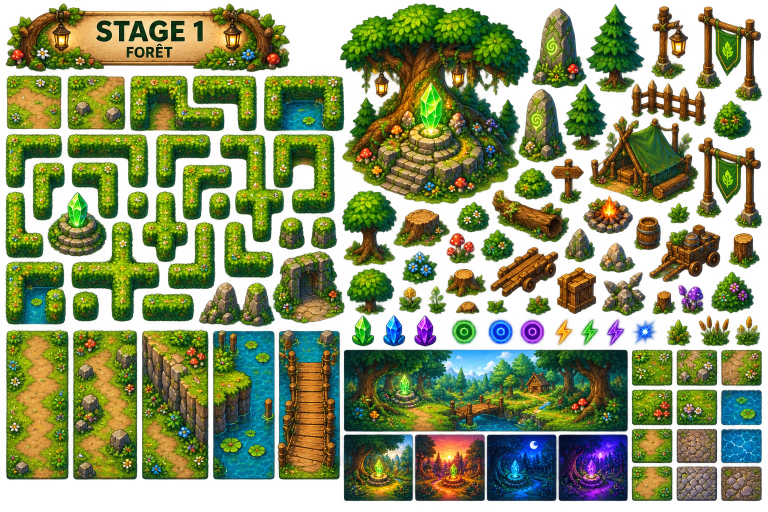
#> input picture labyrinthe-magique/assets/stages/stage_1.png, 1536 x 1024 px, given in place of maison_stage.png, which was not available (shown at 1/2 size)
$ python build_stage_props.py
#> lines starting #> are read from the running program, lines starting #| are printed output that depends on the picture
#!/usr/bin/env python3
"""Le décor et la maison de chaque stage, détourés de sa planche d'ambiance.

    tools/.venv/bin/python tools/build_stage_props.py     # DEPUIS LA RACINE

Chaque planche porte un vrai jeu de props — temples, obélisques, palmiers,
torches, tentes, charrettes — et le jeu n'en utilisait aucun : il semait partout
les mêmes champignons verts, y compris dans les dunes et sur la banquise.

POURQUOI DES BOÎTES À LA MAIN. Trois détections automatiques ont été essayées et
jetées :

  - alpha : il n'y en a pas, ces planches ont un fond opaque ;
  - contraste local + composantes connexes : marche sur la planche 1, dont les
    props sont espacés ; ailleurs ils se touchent BORD À BORD et tout fusionne
    en un seul bloc couvrant 85 % du panneau ;
  - creux de gradient (la découpe classique d'une planche serrée) : il n'y a
    aucune ligne creuse, ni en lignes ni en colonnes.

Le relevé reste donc manuel, mais GROSSIER : la boîte n'a pas besoin d'être
juste. À l'intérieur, l'outil calcule le masque de contraste et ne garde que la
PLUS GROSSE forme — ce qui élimine les bouts de voisins qui dépassent dans le
cadre. C'est ce qui rend le relevé rapide : viser large, laisser trancher.

Quatre rôles par stage, et pas plus. Il ne s'agit pas de reproduire le
catalogue, mais de rendre chaque stage reconnaissable :

    maison    l'îlot du stage — sa propre planche, voir MAISON_SHEET
    lisiere   ce qui borde le labyrinthe
    lueur     ce qui éclaire
    semis     ce qui traîne dans les couloirs
"""

from pathlib import Path
import json
import numpy as np
from PIL import Image
from scipy import ndimage

SOURCE = Path("assets/stages")
OUT = Path("assets/stages/props")

## stage -> rôle -> boîtes (x0, y0, x1, y1) relevées sur la planche.
##
## Plus de `maison` ici : les monuments viennent désormais de leur propre
## planche (voir MAISON_SHEET), où l'illustrateur les a déjà détourés. Ce qui
## était découpé des planches d'ambiance — un temple noyé dans sa scène peinte,
## qu'aucune clé ne séparait de son herbe — n'avait pas de quoi rivaliser.
BOXES = {
    1:  {"lisiere": [(940, 20, 1030, 178)],
         "lueur":   [(1022, 15, 1110, 135)],
         "semis":   [(691, 470, 790, 560), (860, 470, 950, 560)]},
    2:  {"lisiere": [(1113, 20, 1195, 180)],
         "lueur":   [(1282, 96, 1360, 200)],
         "semis":   [(1029, 470, 1120, 560), (691, 470, 790, 560)]},
    3:  {"lisiere": [(1105, 90, 1195, 265)],
         "lueur":   [(1275, 15, 1360, 105)],
         "semis":   [(691, 320, 790, 420), (691, 470, 790, 560)]},
    4:  {"lisiere": [(1025, 15, 1110, 175)],
         "lueur":   [(1198, 96, 1285, 205)],
         "semis":   [(691, 400, 790, 490), (691, 478, 800, 570)]},
    5:  {"lisiere": [(1113, 20, 1195, 180)],
         "lueur":   [(1282, 172, 1365, 265)],
         "semis":   [(691, 325, 790, 420), (691, 470, 800, 565)]},
    6:  {"lisiere": [(1113, 20, 1195, 180)],
         "lueur":   [(1198, 96, 1285, 205)],
         "semis":   [(691, 401, 790, 495), (691, 478, 795, 570)]},
    7:  {"lisiere": [(1029, 20, 1110, 265)],
         "lueur":   [(1198, 172, 1285, 275)],
         "semis":   [(691, 325, 790, 415), (691, 470, 795, 560)]},
    8:  {"lisiere": [(1113, 96, 1195, 265)],
         "lueur":   [(1367, 172, 1455, 275)],
         "semis":   [(691, 401, 795, 495), (691, 478, 795, 570)]},
    # Planche 9 REMPLACÉE le 2026-08-24 : l'ancienne était un JPEG de tuiles sur
    # damier, la nouvelle est une vraie planche d'ambiance au format des autres.
    # Toutes ses boîtes sont donc remesurées — les anciennes visaient une mise en
    # page qui n'existe plus et rendaient quatre bouts de mur.
    9:  {"lisiere": [(785, 325, 925, 505)],
         "lueur":   [(1190, 364, 1242, 506)],
         "semis":   [(1002, 532, 1082, 598), (1112, 516, 1196, 594)]},
    # Le château flotte sur son îlot, et la planche en aligne d'AUTRES juste à
    # côté : la boîte s'arrête donc avant la tour voisine (x 1030) et sous la
    # roche de l'îlot (y 320), sans le nuage qui passe dessous.
    10: {"maison":  [(738, 8, 1030, 318)],
         "lisiere": [(1113, 20, 1195, 180)],
         "lueur":   [(1282, 172, 1365, 270)],
         "semis":   [(691, 470, 795, 565), (860, 470, 960, 565)]},
}

## Décalage du panneau : les boîtes sont relevées sur la PLANCHE entière.
CONTRAST = 8.0

# --- La maison de chaque stage ----------------------------------------------------
#
# `maison_stage.png` remplace les monuments découpés des planches d'ambiance :
# dix îlots flottants, un par stage, dans l'ordre — cinq par rangée. Chacun porte
# le portail du stage et son décor (l'arbre de la forêt, la foudre du canyon, le
# navire échoué des rivages, les nuages du château du ciel).
#
# Rien à détourer ici, et c'est le point : la planche a un VRAI canal alpha et
# les dix îlots y sont dix formes connexes. Le travail se réduit à trois règles
# mesurées :
#
#   - regrouper par CASE de la grille 5x2, pour que les rochers flottants
#     restent avec leur île — ils en sont détachés mais lui appartiennent
#     (mesuré : tous à moins de 15 px, sauf quatre poussières au-delà de 26) ;
#   - recadrer sur l'alpha VISIBLE et non sur tout pixel non nul. Le halo de
#     lueur descend jusqu'à alpha 4 et gonfle la boîte de 24 px à gauche et 33
#     en haut — invisible à l'écran, mais le jeu dimensionne la maison sur la
#     largeur de sa texture, donc l'île se serait affichée 10 % trop petite ;
#   - jeter ce qui traîne à plus de 26 px de tout îlot.
MAISON_SHEET = SOURCE / "../peso&cover/decor/maison_stage.png"
MAISON_COLUMNS = 5
MAISON_ROWS = 2
## En dessous, un pixel appartient au halo et non au dessin.
MAISON_VISIBLE = 10
## Une forme plus éloignée que ça d'un îlot ne lui appartient pas.
MAISON_ORPHAN = 26.0
## Une forme plus grosse que ça EST un îlot.
MAISON_ISLAND = 8000


def build_maisons() -> dict:
    """Découpe les dix îlots. Rend {stage: Image}."""
    with Image.open(MAISON_SHEET) as raw:
#> raw is the input picture: PIL image 1536x1024 RGBA; mean R, G, B, A 82.1, 98.8, 38.1, 168.6
        sheet = raw.convert("RGBA")
    alpha = np.array(sheet)[..., 3]
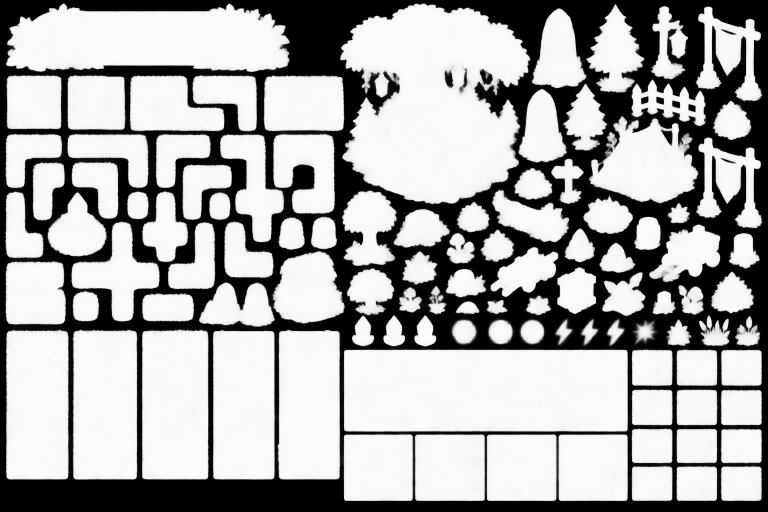
#> alpha: shape (1024, 1536) (shown at 1/2 size); min 0, max 253, mean 168.6
    labels, count = ndimage.label(alpha > 40, structure=np.ones((3, 3)))
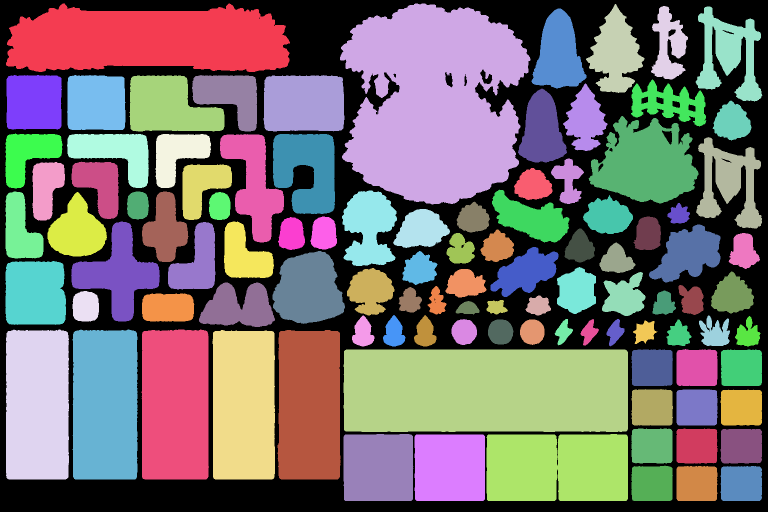
#> labels: shape (1024, 1536) int32 (shown at 1/2 size); 104 distinct labels, from 0 to 103; one colour per label, 0 black
#> count = 103
    areas = ndimage.sum(np.ones_like(labels), labels, range(1, count + 1))
#> areas = 103 values, max 112249 at index 1, min 860 at index 67, mean 10635.9
    islands = [i + 1 for i, area in enumerate(areas) if area > MAISON_ISLAND]
#> islands = 33 values from 1 to 100
    if len(islands) != MAISON_COLUMNS * MAISON_ROWS:
#> (the run stopped early here; a loop or call above may not have finished)

$ run again, on labyrinthe-magique/assets/stages/stage_4.png
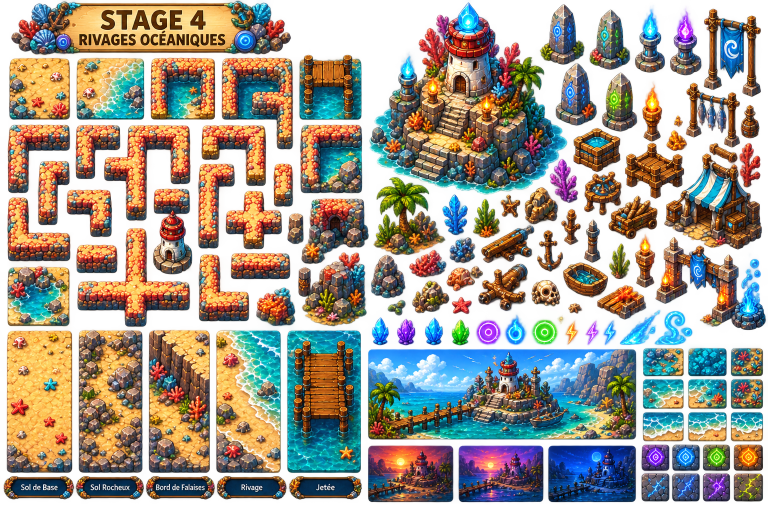
#> input picture labyrinthe-magique/assets/stages/stage_4.png, 1536 x 1024 px, given in place of maison_stage.png, which was not available (shown at 1/2 size)
#> in build_maisons, raw is the input picture: PIL image 1536x1024 RGBA; mean R, G, B, A 115.2, 104.2, 88.9, 168
#> in build_maisons, `alpha = np.array(sheet)[..., 3]`:
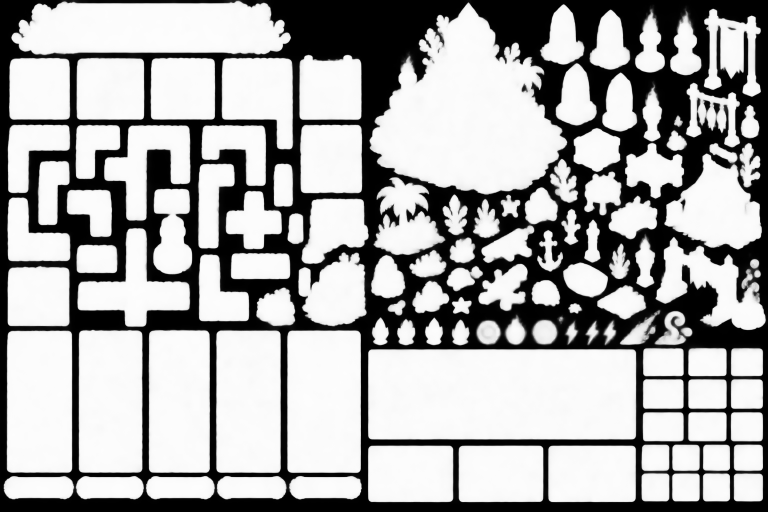
#> alpha: shape (1024, 1536) (shown at 1/2 size); min 0, max 254, mean 168
#> in build_maisons, `labels, count = ndimage.label(alpha > 40, structure=np.ones((3, 3)))`:
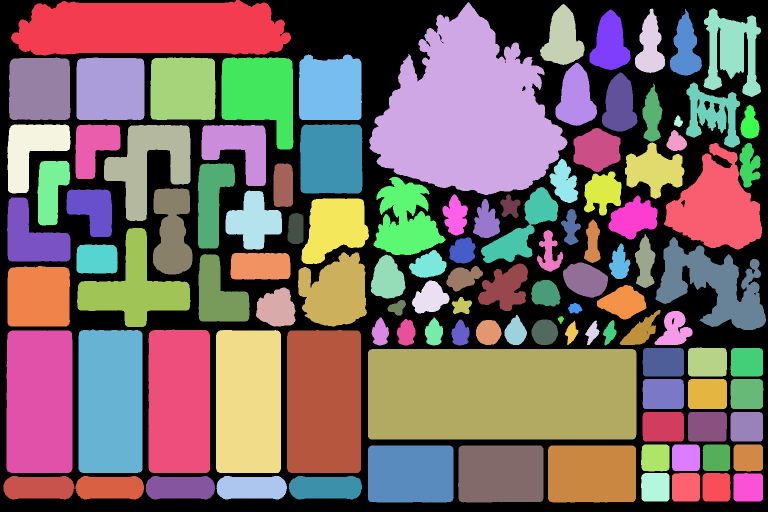
#> labels: shape (1024, 1536) int32 (shown at 1/2 size); 115 distinct labels, from 0 to 114; one colour per label, 0 black
#> count = 114
#> areas = 114 values, max 97127 at index 91, min 119 at index 73, mean 9545.2
#> islands = 34 values from 1 to 105

$ run again, on labyrinthe-magique/assets/stages/stage_5.png
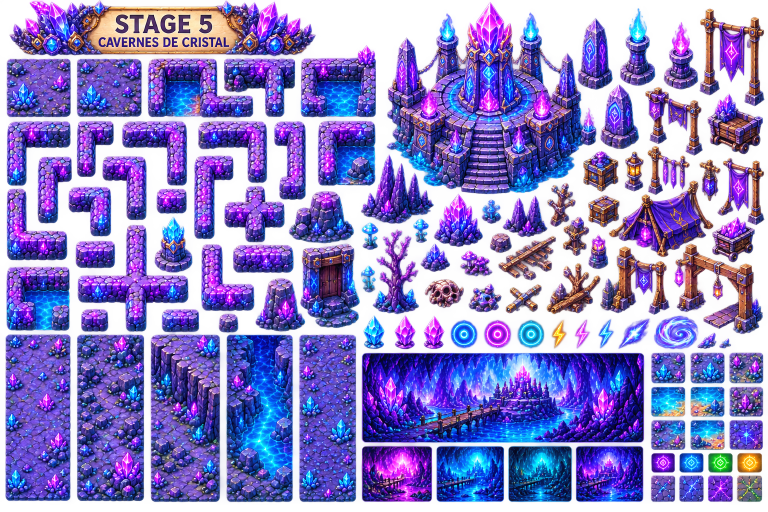
#> input picture labyrinthe-magique/assets/stages/stage_5.png, 1536 x 1024 px, given in place of maison_stage.png, which was not available (shown at 1/2 size)
#> in build_maisons, raw is the input picture: PIL image 1536x1024 RGBA; mean R, G, B, A 88.8, 71.6, 166.4, 167.9
#> in build_maisons, `alpha = np.array(sheet)[..., 3]`:
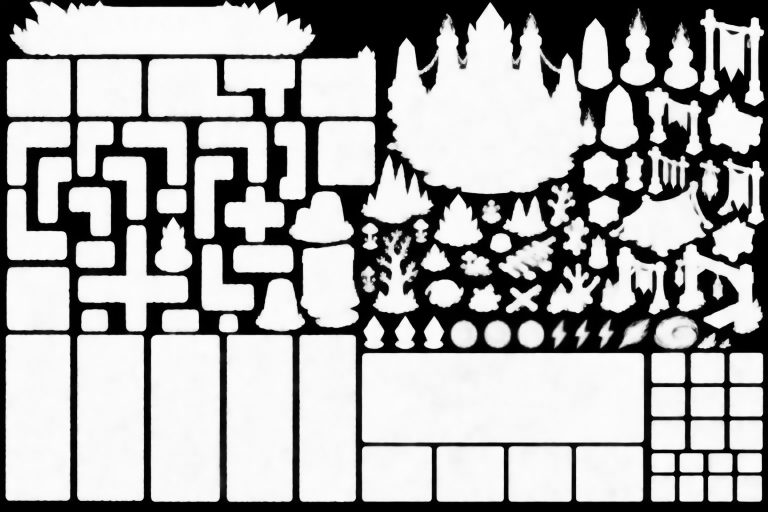
#> alpha: shape (1024, 1536) (shown at 1/2 size); min 0, max 253, mean 167.9
#> in build_maisons, `labels, count = ndimage.label(alpha > 40, structure=np.ones((3, 3)))`:
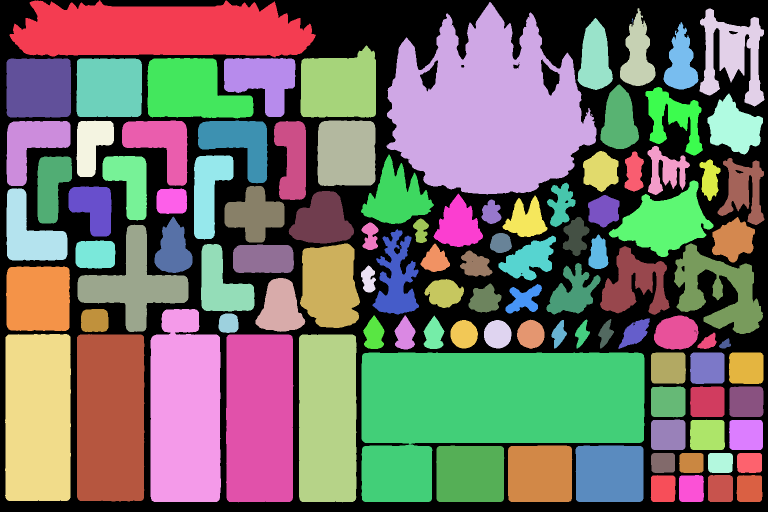
#> labels: shape (1024, 1536) int32 (shown at 1/2 size); 112 distinct labels, from 0 to 111; one colour per label, 0 black
#> count = 111
#> areas = 111 values, max 117730 at index 90, min 1 at index 6, mean 9849
#> islands = 35 values from 1 to 103

$ run again, on labyrinthe-magique/assets/stages/stage_6.png
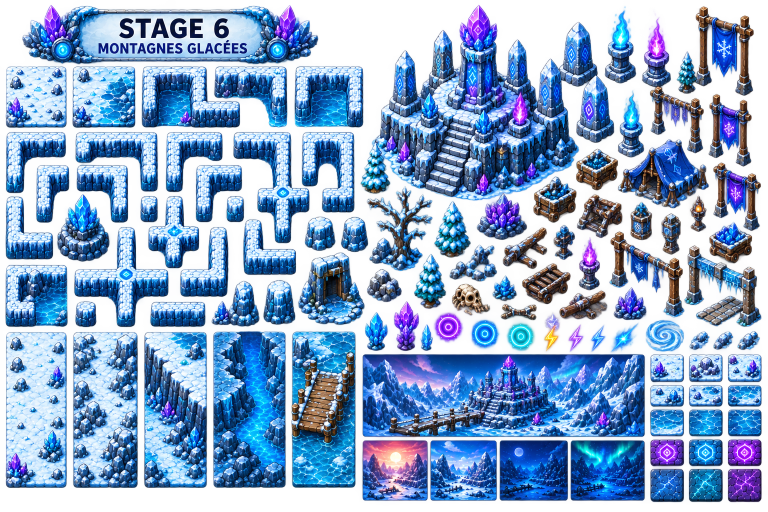
#> input picture labyrinthe-magique/assets/stages/stage_6.png, 1536 x 1024 px, given in place of maison_stage.png, which was not available (shown at 1/2 size)
#> in build_maisons, raw is the input picture: PIL image 1536x1024 RGBA; mean R, G, B, A 81.1, 117.6, 167.7, 164.8
#> in build_maisons, `alpha = np.array(sheet)[..., 3]`:
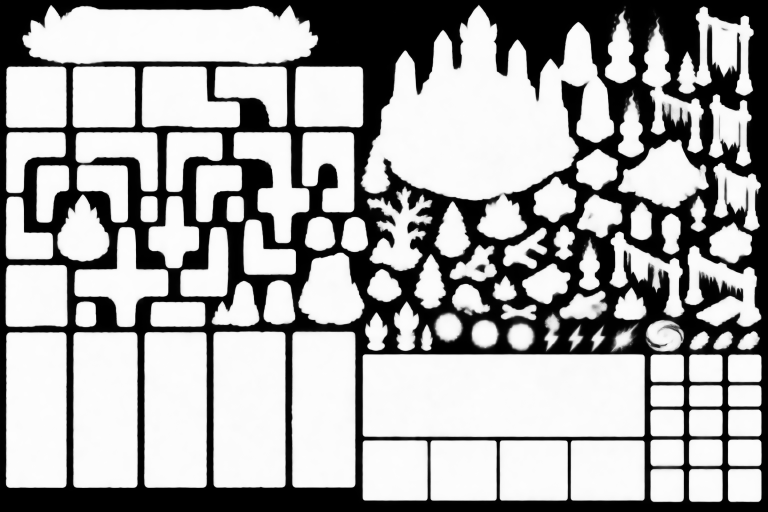
#> alpha: shape (1024, 1536) (shown at 1/2 size); min 0, max 254, mean 164.8
#> in build_maisons, `labels, count = ndimage.label(alpha > 40, structure=np.ones((3, 3)))`:
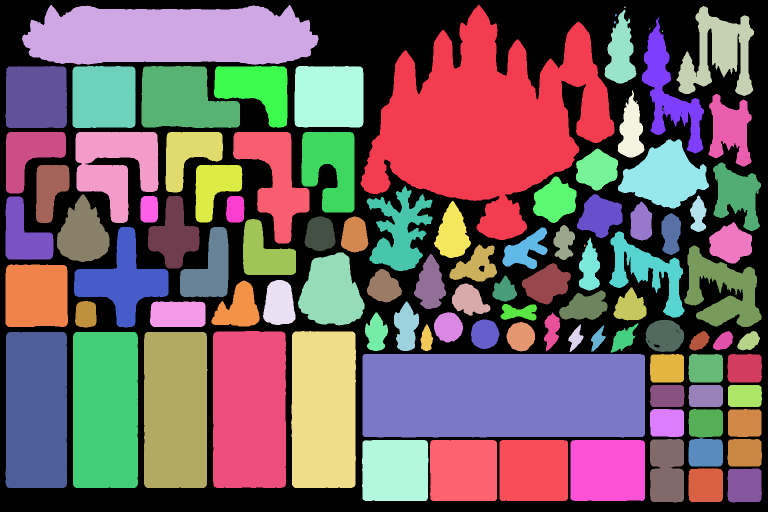
#> labels: shape (1024, 1536) int32 (shown at 1/2 size); 113 distinct labels, from 0 to 112; one colour per label, 0 black
#> count = 112
#> areas = 112 values, max 121911 at index 0, min 1 at index 8, mean 9503.7
#> islands = 35 values from 1 to 109
